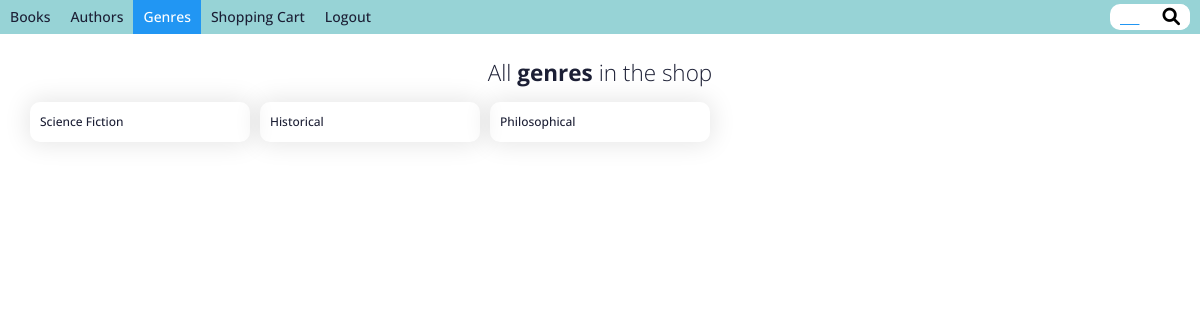
The page /app/genres/ (signed in) on the database its author committed.
### app/models.py (models this page shows, shortened)
class Genre(models.Model):
  name = models.CharField(max_length=200, help_text='Enter a book genre (e.g. Science Fiction)')
  def get_absolute_url(self):
    return reverse('genre-books', args=[str(self.id)])

### app/views.py (the view)
# urls.py: path('genres/', views.GenreListView.as_view(), name='genres'),
class GenreListView(generic.ListView):
  model = Genre
  paginate_by = 20

### app/templates/app/genre_list.html
{% extends "base.html" %}
{% block content %}
  <p class="title">All <b>genres</b> in the shop</p>
  <div class="list-container">
    {% if genre_list %}
      {% for genre in genre_list %}
        <a href="{{ genre.get_absolute_url }}" class="no-decoration">
          <div class="list-item-container">
            <p>{{ genre.name }}</p>
          </div>
        </a>
      {% endfor %}
    {% else %}
      <p>There are no genre in the shop.</p>
    {% endif %}
  </div>
{% endblock %}

### app/static/app/css/styles.css (style rules this page uses)
* { box-sizing: border-box; border: none; margin: 0; padding: 0; }
:root { --white: #ffffff; --text: #1c1f35; --nav-bar: #97d3d6; --nav-active: #2196F3; --nav-hover: #ffffff; --search-bar-radius: 1rem; --lr-edges-padding: 1rem; --tb-edges-padding: 0.5rem; --nav-fs: 1.4rem; --list-fs: 1.2rem; }
html { font-size: 10px; }
body { font-size: clamp(1.4rem, 1.2rem + 0.25vw, 1.8rem); font-family: 'Open Sans', sans-serif; line-height: 1.7; color: var(--text); }
.no-decoration { text-decoration: none; color: var(--text); }
.title { text-align: center; font-weight: 100; font-size: 1.5em; }
.list-container { display: grid; grid-template-columns: repeat(auto-fill, minmax(200px, 1fr)); margin: var(--lr-edges-padding); gap: 1rem; }
.list-item-container { display: grid; grid-template-columns: 1fr; grid-template-rows: min-content; box-shadow: 0px 0px 25px 2.5px rgba(0,0,0,0.1); padding: var(--lr-edges-padding); border-radius: 1rem; font-size: var(--list-fs); font-weight: 500; }

### rows shown on the page
Genre: name "Science Fiction"
Genre: name "Historical"
Genre: name "Philosophical"
